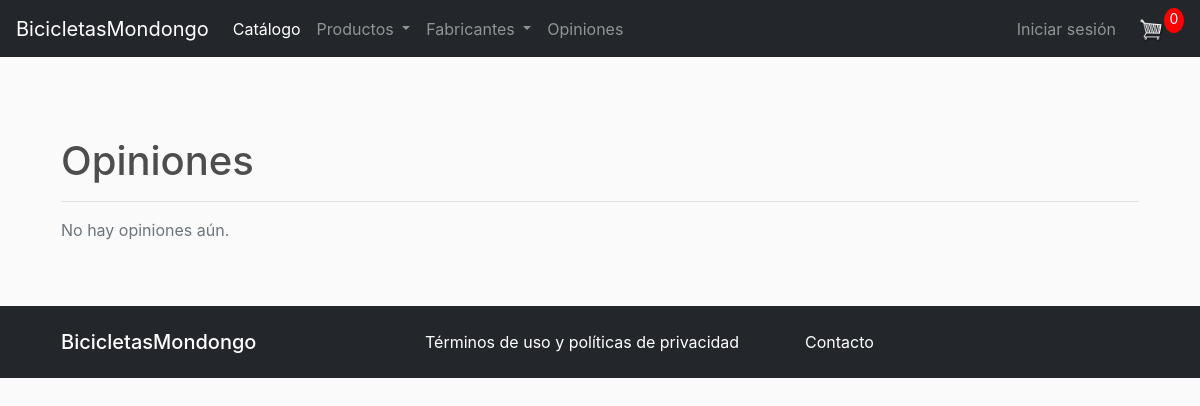
The page /reviews/reviews/ on the database as committed earlier.
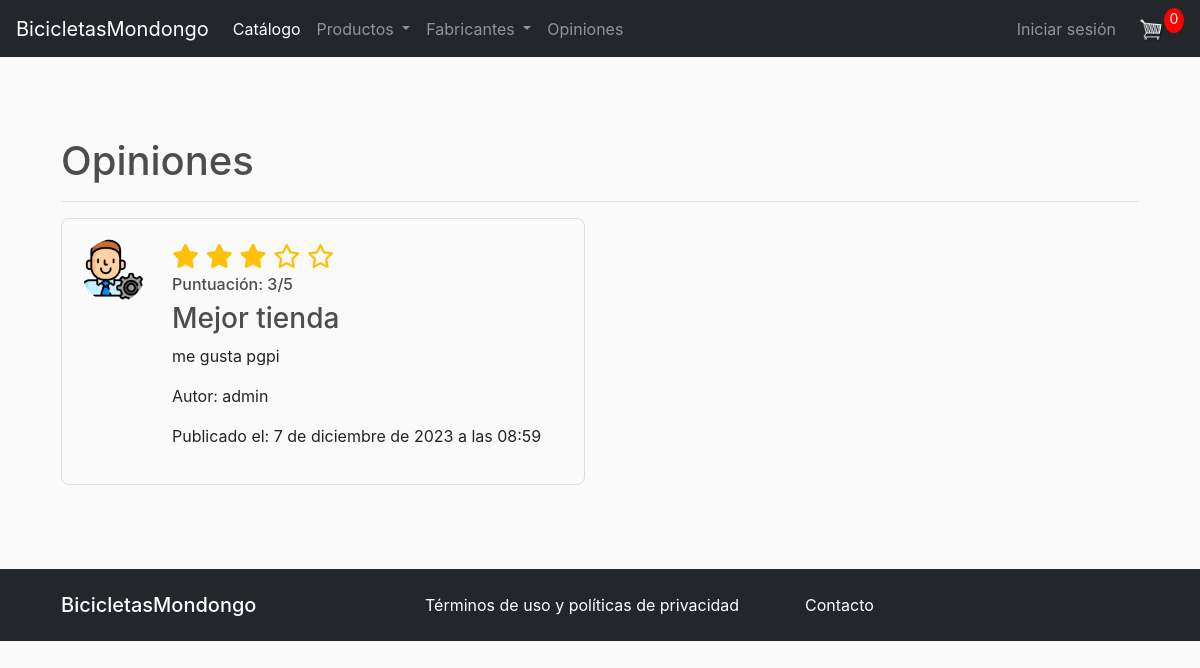
The same page on the database as committed later.
### reviews/models.py (models this page shows, shortened)
class Review(models.Model):
    id = models.BigAutoField(primary_key=True)
    user = models.ForeignKey(User, on_delete=models.CASCADE)
    title = models.CharField(max_length=100)
    content = models.TextField()
    created_at = models.DateTimeField(auto_now_add=True)
    rating = models.IntegerField(default=5,validators=[MaxValueValidator(5)])

### users/models.py (models this page shows, shortened)
class Profile(models.Model):
    user = models.OneToOneField(User, on_delete=models.CASCADE)
    avatar = models.ImageField(default='userdefault.png', upload_to='profile_images')
    bio = models.TextField()

### reviews/views.py (the view)
# urls.py: path('reviews/', review_list, name='review_list'),
def review_list(request):
    reviews = Review.objects.all().order_by('-created_at')
    data = cartData(request)
    if request.user.is_authenticated:
        user_has_reviewed = Review.objects.filter(user=request.user).exists()
    else:
        user_has_reviewed = False
    cartItems = data['cartItems']
    return render(request, 'review_list.html', {'reviews': reviews, 'cartItems': cartItems,'user_has_reviewed': user_has_reviewed})

### store/utils.py (called while the page is built, shortened)
def cookieCart(request):
	try:
		cart = json.loads(request.COOKIES['cart'])
	except:
		cart = {}
	items = []
	types = []
	order = {'get_cart_total':0, 'get_cart_items':0, 'shipping':False}
	cartItems = order['get_cart_items']
	return {'cartItems':cartItems ,'order':order, 'items':items, 'types':types}

def cartData(request):
    types = []  # Initialize types
    if request.user.is_authenticated:
        customer = request.user.customer
        order, created = Order.objects.get_or_create(customer=customer, complete=False)
        items = order.orderitem_set.all()
        cartItems = order.get_cart_items
        for item in items:
            types.append(item.product.type)
    else:
        cookieData = cookieCart(request)
        cartItems = cookieData['cartItems']
        order = cookieData['order']
        items = cookieData['items']
        types = cookieData['types']
    return {'cartItems':cartItems ,'order':order, 'items':items, 'types':types}

### reviews/templates/review_list.html (shortened to what this page needs)
{% extends 'base_generic.html' %}
{% block content %}
  <div class="container mt-5">
    <h1>Opiniones</h1>
    <hr>
    <div class="row">
      {% for review in reviews %}
        <div class="col-md-6">
          <div class="review">
            <div class="media">
              <img class="mr-3" src="{{ review.user.profile.avatar.url }}" alt="User's profile picture">
              <div class="media-body">
                <div class="stars" style="font-size: 24px;">
                  {% for star in "*****" %}
                    {% if forloop.counter <= review.rating %}
                      <i class="fas fa-star"></i>
                    {% else %}
                      <i class="far fa-star"></i>
                    {% endif %}
                  {% endfor %}
                </div>
                <h6 class="mt-0">Puntuación: {{review.rating}}/5</h6>
                <h3 class="mt-0">{{ review.title }}</h3>
                <p>{{ review.content }}</p>
                <p>Autor: {{ review.user.username }}</p>
                <p>Publicado el: {{ review.created_at }}</p>
              </div>
            </div>
          </div>
        </div>
      {% empty %}
        <div class="col-md-12 text-muted">No hay opiniones aún.</div>
      {% endfor %}
    </div>
  </div>
  {% endblock %}

### reviews/templates/base_generic.html (shortened to what this page needs)
<!doctype html>
{% load static %}
<html lang="en">
<head>
    <link rel="stylesheet" href="https://maxcdn.bootstrapcdn.com/bootstrap/4.0.0/css/bootstrap.min.css">
	<link rel="stylesheet" href="https://use.fontawesome.com/releases/v5.8.2/css/all.css">
	<link rel="stylesheet" type="text/css" href="{% static 'css/main.css' %}">
</head>
<body>
  <nav class="navbar navbar-expand-lg navbar-dark bg-dark">
	  <a class="navbar-brand" href="{% url 'catalog' %}">BicicletasMondongo</a>
	  <div class="collapse navbar-collapse" id="navbarSupportedContent">
	    <ul class="navbar-nav mr-auto">
	      <li class="nav-item active">
	        <a class="nav-link" href="{% url 'catalog' %}">Catálogo <span class="sr-only">(current)</span></a>
	      </li>
		  <li class="nav-item dropdown">
			<a class="nav-link dropdown-toggle" href="#" id="navbarDropdown" role="button" data-toggle="dropdown" aria-haspopup="true" aria-expanded="false">
				Productos
			</a>
		  </li>
		  <li class="nav-item dropdown">
			<a class="nav-link dropdown-toggle" href="#" id="navbarDropdown" role="button" data-toggle="dropdown" aria-haspopup="true" aria-expanded="false">
				Fabricantes
			</a>
		  </li>
		  <li class="nav-item">
	        <a class="nav-link" href="/reviews/reviews/">Opiniones </a>
	      </li>
	    </ul>
	    <div class="form-inline my-2 my-lg-0">
			<div class="form-inline my-2 my-lg-0">
				<div class="collapse navbar-collapse" id="navbarCollapse">
				  <div class="navbar-nav ml-auto">
					{% if user.is_authenticated %}
					  <a href="{% url 'users-profile' %}" class="nav-item nav-link">Mi perfil</a>
					  <a href="{% url 'logout' %}" class="nav-item nav-link">Cerrar sesión</a>
					{% else %}
					  <a href="{% url 'login' %}" class="nav-item nav-link">Iniciar sesión</a>
					{% endif %}
				  </div>
			  </div>
	     	<a href="{% url 'cart' %}">
	    		<img  id="cart-icon" src="{% static 'images/cart.png' %}">
	    	</a>
	    	<p id="cart-total">{{cartItems}}</p>
	    </div>
	  </div>
	</nav>
        <div class="container p-3 my-3">
          <div class="row">
            <div class="col-md-12">
        {% block content %}{% endblock %}
      </div>
    </div>
  </div>
    <footer class="footer bg-dark text-white mt-5 py-4">
      <div class="container">
        <div class="row align-items-center">
        <div class="col-md-4">
          <h5 class="mt-0 mb-0 ml-3 text-white">BicicletasMondongo</h5>
        </div>
        <div class="col-md-4 align-self-center">
          <ul class="list-unstyled mb-0">
          <li><a href="{% url 'terms_of_use' %}" class="text-white text-decoration-none">Términos de uso y políticas de privacidad</a></li>
          </ul>
        </div>
        <div class="col-md-4 align-self-center">
          <ul class="list-unstyled mb-0">
            <li><a href="{% url 'contact' %}" class="text-white text-decoration-none">Contacto</a></li>
          </ul>
        </div>
        </div>
      </div>
      </footer>
</body>
</html>

### static/css/main.css (style rules this page uses)
body { background-color: hsl(0, 0%, 98%); }
h1,h2,h3,h4,h5,h6 { color:hsl(0, 0%, 30%); }
.bg-dark { background-color: #23272B!important; }
#cart-icon { width:25px; display: inline-block; margin-left: 15px; }
#cart-total { display: block; text-align: center; color:#fff; background-color: red; width: 20px; height: 25px; border-radius: 50%; font-size: 14px; }

### reviews/templates/review_list.html (style rules this page uses)
.review { border: 1px solid #ddd; padding: 20px; margin-bottom: 20px; border-radius: 8px; }
.review img { width: 64px; height: 64px; border-radius: 50%; object-fit: cover; }
.review .media-body { margin-left: 10px; }
.stars { color: #ffc107; }

Rows that differ between the two databases and show on the page:
added Review: user.profile.avatar (picture), rating "3", title "Mejor tienda", content "me gusta pgpi", user.username "admin", created_at "7 de diciembre de 2023 a las 08:59"
Other text that changed with them:
text no longer shown: "No hay opiniones aún."
